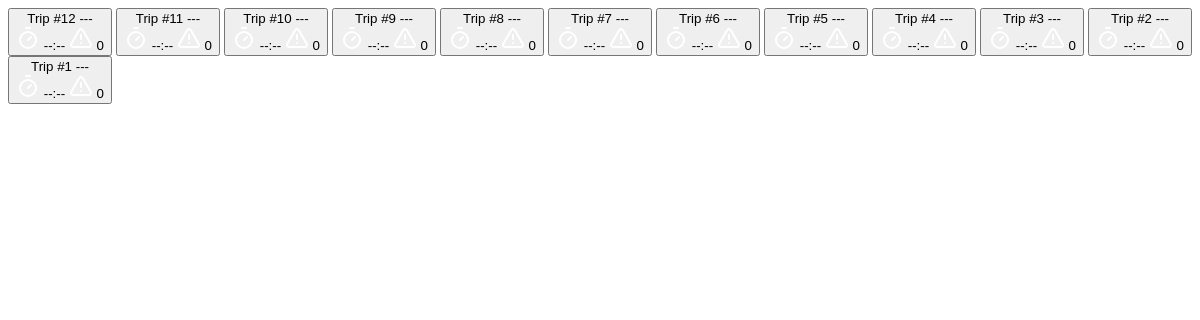
Before: /trips/list with the older database file.
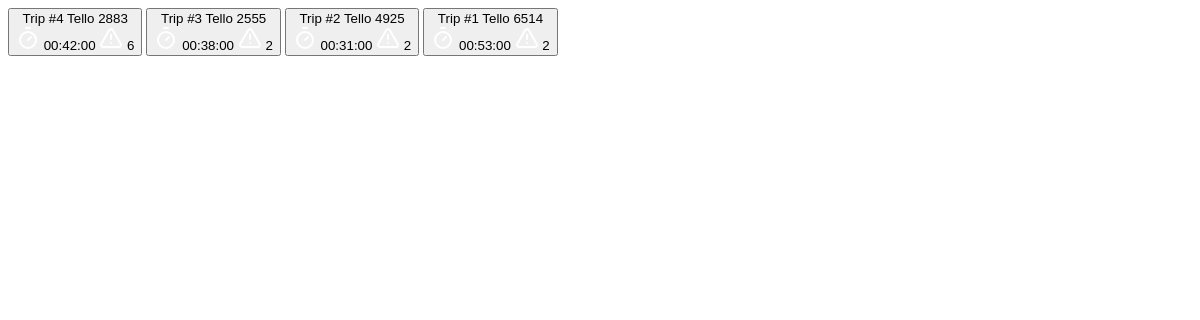
After: the same page with the newer database file.
### models.py (models this page shows)
class Trip(db.Model):
    __tablename__ = 'trips'
    id         = db.Column(db.Integer, primary_key=True)
    started_at = db.Column(db.DateTime, default=datetime.now())
    ended_at   = db.Column(db.DateTime, nullable=True)
    drone_id   = db.Column(db.String, nullable=True)
    notes      = db.Column(db.Text, nullable=True)
    hazards    = db.relationship('Hazard', backref='trip', lazy=True)
    @property
    def duration_str(self):
        if self.ended_at is None:
            return '--:--'
        total = int((self.ended_at - self.started_at).total_seconds())
        h, rem = divmod(total, 3600)
        m, s = divmod(rem, 60)
        return f'{h:02d}:{m:02d}:{s:02d}'

### app.py (the view)
@app.route('/trips/list', methods=['GET'])
def trip_list():
    return _trip_list_partial()

### app.py (called while the page is built)
def _trip_list_partial():
    trips = Trip.query.order_by(Trip.started_at.desc()).all()
    return render_template('partials/trip_list.html', trips=trips)

### templates/partials/trip_list.html
{% for trip in trips %}
<button hx-get="/trips/{{ trip.id }}/select"
        hx-target="#trip-content"
        hx-swap="innerHTML">
    <div class="trip-btn-left">
        <span class="trip-number">Trip #{{ trip.id }}</span>
        <span class="trip-drone">{{ trip.drone_id if trip.drone_id else '---' }}</span>
    </div>
    <div class="trip-btn-right">
        <span class="trip-stat">
            <img src="/static/assets/timer.svg" class="trip-icon" alt="">
            {{ trip.duration_str }}
        </span>
        <span class="trip-stat">
            <img src="/static/assets/triangle-alert.svg" class="trip-icon" alt="">
            {{ trip.hazards | length }}
        </span>
    </div>
</button>
{% endfor %}

Changed rows visible on the page:
removed Trip: id "12", drone_id "---", duration_str "--:--", hazards|length "0"
removed Trip: id "11", drone_id "---", duration_str "--:--", hazards|length "0"
removed Trip: id "10", drone_id "---", duration_str "--:--", hazards|length "0"
removed Trip: id "9", drone_id "---", duration_str "--:--", hazards|length "0"
removed Trip: id "8", drone_id "---", duration_str "--:--", hazards|length "0"
removed Trip: id "7", drone_id "---", duration_str "--:--", hazards|length "0"
removed Trip: id "6", drone_id "---", duration_str "--:--", hazards|length "0"
removed Trip: id "5", drone_id "---", duration_str "--:--", hazards|length "0"
changed Trip id 4: drone "---" → "Tello 2883"; duration_str "--:--" → "00:42:00"; hazards|length "0" → "6"
changed Trip id 3: drone "---" → "Tello 2555"; duration_str "--:--" → "00:38:00"; hazards|length "0" → "2"
changed Trip id 2: drone "---" → "Tello 4925"; duration_str "--:--" → "00:31:00"; hazards|length "0" → "2"
changed Trip id 1: drone "---" → "Tello 6514"; duration_str "--:--" → "00:53:00"; hazards|length "0" → "2"
